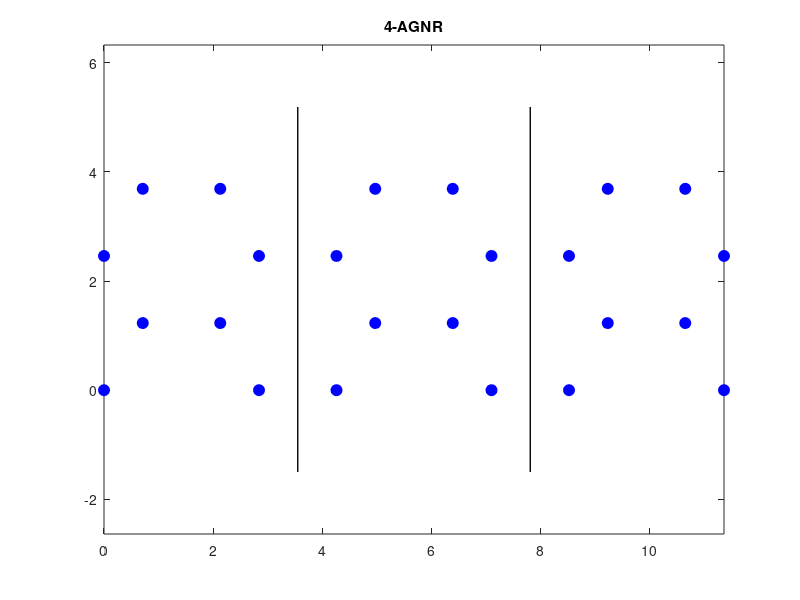
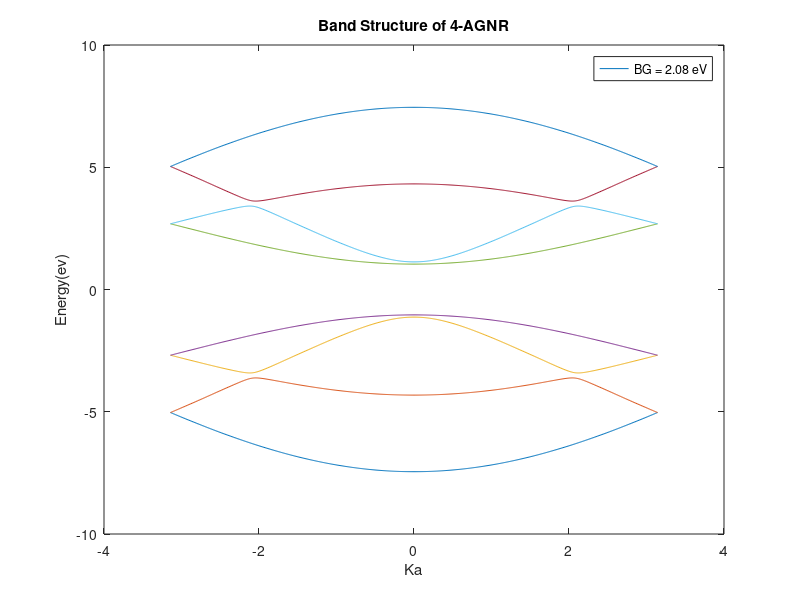

Here is the MATLAB script that generated these plots, in order:
%{
This MATLAB code is a simulation which calculates the bandgap energy of a 
4-Armchair Graphene Nanoribbon and plots the E-K diagram.
%}
close all;
clear;
clc;

n = 4;
N_Ring_Unit = 2;

N_Total_Plot = (n*N_Ring_Unit*3);

a0 = 1.42;
d1=a0;
d2=2.45951214;
d3=2.84;
mrg = 0.01;

eps=0;
t1=-2.65;
t2=0;
t3=-0.27;

D_w = (n-1)*(a0*sqrt(3)/2);
Unit_L = N_Ring_Unit*1.5*a0;
fprintf('Ribbon Width = %.2f nm\n\n',D_w/10);

atom_x=zeros(1,N_Total_Plot);
atom_y=zeros(1,N_Total_Plot);

atom_x(1)=0;     atom_x(2)=d1/2;           atom_x(3)=0;            atom_x(4)=d1/2;
atom_y(1)=0;     atom_y(2)=d1*sqrt(3)/2;   atom_y(3)=d1*sqrt(3);   atom_y(4)=1.5*d1*sqrt(3);

atom_x(5)=2*d1;  atom_x(6)=d1*1.5;         atom_x(7)=2*d1;         atom_x(8)=d1*1.5;
atom_y(5)=0;     atom_y(6)=d1*sqrt(3)/2;   atom_y(7)=d1*sqrt(3);   atom_y(8)=1.5*d1*sqrt(3);

atom_x(9)=0+3*d1;      atom_x(10)=d1/2+3*d1;     atom_x(11)=0+3*d1;      atom_x(12)=d1/2+3*d1;
atom_y(9)=0;           atom_y(10)=d1*sqrt(3)/2;  atom_y(11)=d1*sqrt(3);  atom_y(12)=1.5*d1*sqrt(3);

atom_x(13)=2*d1+3*d1;  atom_x(14)=d1*1.5+3*d1;   atom_x(15)=2*d1+3*d1;   atom_x(16)=d1*1.5+3*d1;
atom_y(13)=0;          atom_y(14)=d1*sqrt(3)/2;  atom_y(15)=d1*sqrt(3);  atom_y(16)=1.5*d1*sqrt(3);

atom_x(17)=0+6*d1;     atom_x(18)=d1/2+6*d1;     atom_x(19)=0+6*d1;      atom_x(20)=d1/2+6*d1;
atom_y(17)=0;          atom_y(18)=d1*sqrt(3)/2;  atom_y(19)=d1*sqrt(3);  atom_y(20)=1.5*d1*sqrt(3);

atom_x(21)=2*d1+6*d1;  atom_x(22)=d1*1.5+6*d1;   atom_x(23)=2*d1+6*d1;   atom_x(24)=d1*1.5+6*d1;
atom_y(21)=0;          atom_y(22)=d1*sqrt(3)/2;  atom_y(23)=d1*sqrt(3);  atom_y(24)=1.5*d1*sqrt(3);

for i=1:N_Total_Plot
    plot(atom_x(i),atom_y(i),'o','MarkerSize',8,'MarkerEdgeColor','b','MarkerFaceColor',[0,0,1]);hold on;
    axis equal;
end
title('4-AGNR');
line([(Unit_L - 0.5*d1) (Unit_L - 0.5*d1)],[-1.5 (D_w+1.5)],'Color','k','LineWidth',1);
line([(2*Unit_L - 0.5*d1) (2*Unit_L - 0.5*d1)],[-1.5 (D_w+1.5)],'Color','k','LineWidth',1);

fprintf('Making Hamiltonians...');

N_Unit = n*N_Ring_Unit;

atom_x0 = zeros(1,N_Unit);
atom_y0 = zeros(1,N_Unit);

atom_xl = zeros(1,N_Unit);
atom_yl = zeros(1,N_Unit);

atom_xr = zeros(1,N_Unit);
atom_yr = zeros(1,N_Unit);

H0=zeros(N_Unit,N_Unit);
HL=zeros(N_Unit,N_Unit);
HR=zeros(N_Unit,N_Unit);

for i=1:N_Unit
    atom_xl(i)=atom_x(i);
    atom_yl(i)=atom_y(i);
end

for i=1:N_Unit
    atom_x0(i)=atom_x(i+N_Unit);
    atom_y0(i)=atom_y(i+N_Unit);
end

for i=1:N_Unit
    atom_xr(i)=atom_x(i+2*N_Unit);
    atom_yr(i)=atom_y(i+2*N_Unit);
end

for j=1:N_Unit
    for i=1:N_Unit
        
        dis = sqrt( (atom_x0(j)-atom_x0(i))^2 + (atom_y0(j)-atom_y0(i))^2 );
        
        if  dis < mrg
            H0(j,i) = eps;
            
        elseif (d1-mrg<dis) && (dis<d1+mrg)
            H0(j,i) = t1;
            
        elseif (d2-mrg<dis) && (dis<d2+mrg)
            H0(j,i) = t2;
            
        elseif (d3-mrg<dis) && (dis<d3+mrg)
            H0(j,i) = t3;
            
        else
            H0(j,i) = 0;
        end
    end
end

for j=1:N_Unit
    for i=1:N_Unit
        
        dis = sqrt( (atom_x0(j)-atom_xl(i))^2 + (atom_y0(j)-atom_yl(i))^2 );
        
        if  dis < mrg
            HL(j,i) = eps;
            
        elseif (d1-mrg<dis) && (dis<d1+mrg)
            HL(j,i) = t1;
            
        elseif (d2-mrg<dis) && (dis<d2+mrg)
            HL(j,i) = t2;
            
        elseif (d3-mrg<dis) && (dis<d3+mrg)
            HL(j,i) = t3;
            
        else
            HL(j,i) = 0;
        end
    end
end

for j=1:N_Unit
    for i=1:N_Unit
        
        dis = sqrt( (atom_x0(j)-atom_xr(i))^2 + (atom_y0(j)-atom_yr(i))^2 );
        
        if  dis < mrg
            HR(j,i) = eps;
            
        elseif (d1-mrg<dis) && (dis<d1+mrg)
            HR(j,i) = t1;
            
        elseif (d2-mrg<dis) && (dis<d2+mrg)
            HR(j,i) = t2;
            
        elseif (d3-mrg<dis) && (dis<d3+mrg)
            HR(j,i) = t3;
            
        else
            HR(j,i) = 0;
        end
    end
end

disp=[];
p=1;
for ka=-pi:2*pi/500:pi
    HK=H0+HR*exp(1i*ka)+HL*exp(-1i*ka);
    ee=eig(HK);
    disp=[disp,ee];
    
    for j=1:length(ee)
        if ee(j)>eps
            g(p)=ee(j);
            p=p+1;
        end
    end
end

GAP=2*(min(g)-eps); if GAP< 1e-2 GAP=0; end

figure();
plot(-pi:2*pi/500:pi,disp);
title('Band Structure of 4-AGNR');
xlabel('Ka');
ylabel('Energy(ev)');
string = sprintf('BG = %.2f eV',GAP);
legend(string);